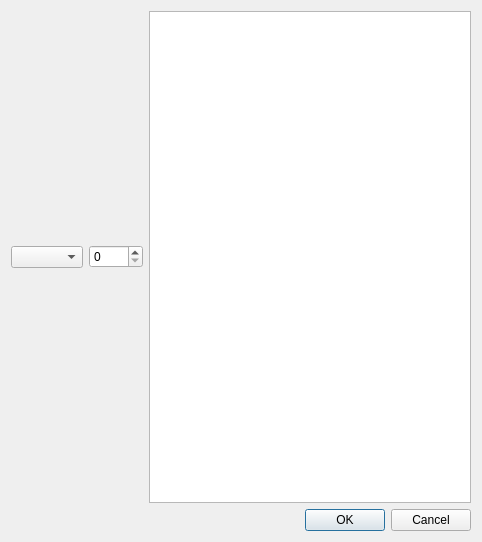
<?xml version="1.0" encoding="UTF-8"?>
<ui version="4.0">
 <class>select_coil</class>
 <widget class="QDialog" name="select_coil">
  <property name="geometry">
   <rect>
    <x>0</x>
    <y>0</y>
    <width>482</width>
    <height>542</height>
   </rect>
  </property>
  <property name="windowTitle">
   <string>Dialog</string>
  </property>
  <layout class="QVBoxLayout" name="verticalLayout">
   <item>
    <layout class="QHBoxLayout" name="horizontalLayout">
     <item>
      <widget class="QComboBox" name="Sensor_comboBox"/>
     </item>
     <item>
      <widget class="QSpinBox" name="Serial_spinBox">
       <property name="maximum">
        <number>9999</number>
       </property>
      </widget>
     </item>
     <item>
      <widget class="QListWidget" name="listWidget"/>
     </item>
    </layout>
   </item>
   <item>
    <layout class="QHBoxLayout" name="horizontalLayout_2"/>
   </item>
   <item>
    <widget class="QDialogButtonBox" name="buttonBox">
     <property name="orientation">
      <enum>Qt::Horizontal</enum>
     </property>
     <property name="standardButtons">
      <set>QDialogButtonBox::Cancel|QDialogButtonBox::Ok</set>
     </property>
    </widget>
   </item>
  </layout>
 </widget>
 <resources/>
 <connections>
  <connection>
   <sender>buttonBox</sender>
   <signal>accepted()</signal>
   <receiver>select_coil</receiver>
   <slot>accept()</slot>
   <hints>
    <hint type="sourcelabel">
     <x>248</x>
     <y>254</y>
    </hint>
    <hint type="destinationlabel">
     <x>157</x>
     <y>274</y>
    </hint>
   </hints>
  </connection>
  <connection>
   <sender>buttonBox</sender>
   <signal>rejected()</signal>
   <receiver>select_coil</receiver>
   <slot>reject()</slot>
   <hints>
    <hint type="sourcelabel">
     <x>316</x>
     <y>260</y>
    </hint>
    <hint type="destinationlabel">
     <x>286</x>
     <y>274</y>
    </hint>
   </hints>
  </connection>
 </connections>
</ui>
